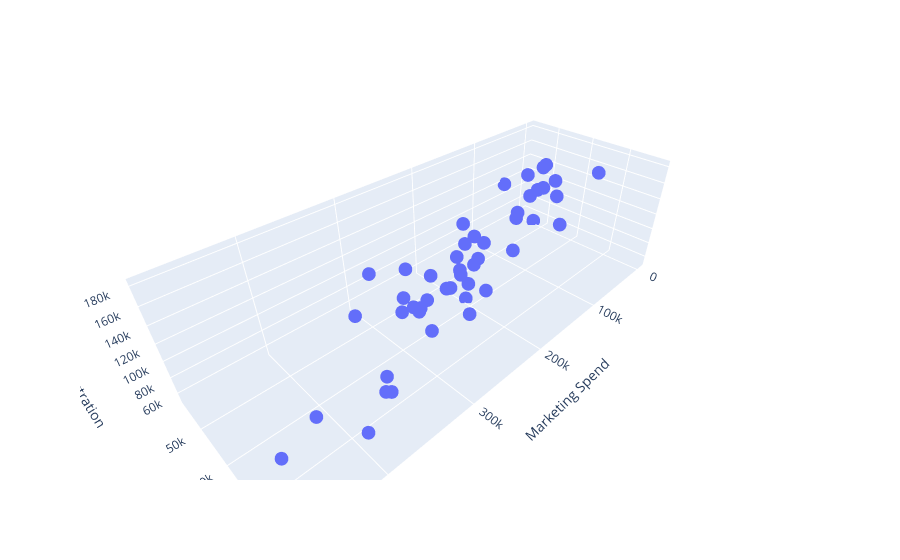

The notebook cell saved with this chart:
### Code cell
px.scatter_3d(df, x='Marketing Spend', y='Profit', z='Administration')
